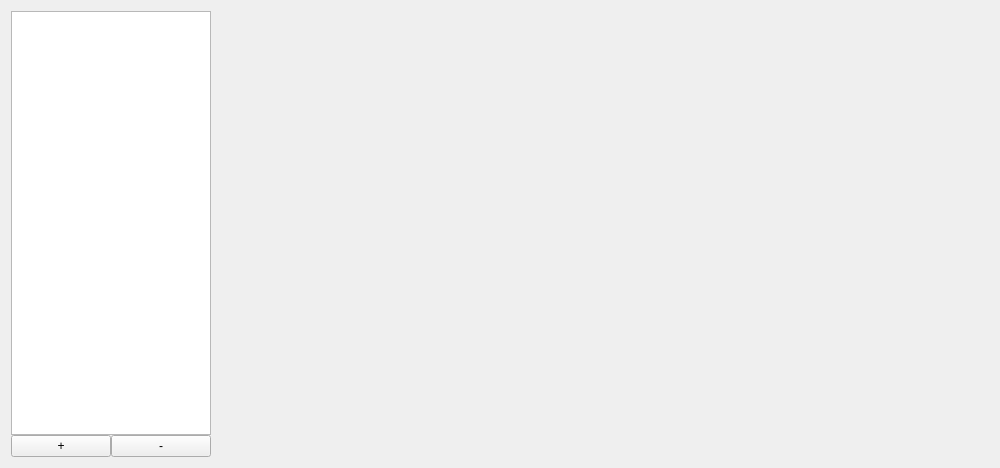
<?xml version="1.0" encoding="UTF-8"?>
<ui version="4.0">
 <class>MainWindow</class>
 <widget class="QMainWindow" name="MainWindow">
  <property name="geometry">
   <rect>
    <x>0</x>
    <y>0</y>
    <width>1000</width>
    <height>468</height>
   </rect>
  </property>
  <property name="windowTitle">
   <string>VagrantUI</string>
  </property>
  <property name="windowIcon">
   <iconset>
    <normaloff>icon.png</normaloff>icon.png</iconset>
  </property>
  <widget class="QWidget" name="centralWidget">
   <layout class="QHBoxLayout" name="horizontalLayout">
    <item>
     <widget class="QWidget" name="widget" native="true">
      <property name="maximumSize">
       <size>
        <width>200</width>
        <height>16777215</height>
       </size>
      </property>
      <layout class="QVBoxLayout" name="verticalLayout">
       <property name="spacing">
        <number>0</number>
       </property>
       <property name="leftMargin">
        <number>0</number>
       </property>
       <property name="topMargin">
        <number>0</number>
       </property>
       <property name="rightMargin">
        <number>0</number>
       </property>
       <property name="bottomMargin">
        <number>0</number>
       </property>
       <item>
        <widget class="QWidget" name="widget_3" native="true">
         <layout class="QHBoxLayout" name="horizontalLayout_5">
          <property name="spacing">
           <number>0</number>
          </property>
          <property name="leftMargin">
           <number>0</number>
          </property>
          <property name="topMargin">
           <number>0</number>
          </property>
          <property name="rightMargin">
           <number>0</number>
          </property>
          <property name="bottomMargin">
           <number>0</number>
          </property>
          <item>
           <widget class="QListWidget" name="boxList"/>
          </item>
         </layout>
        </widget>
       </item>
       <item>
        <widget class="QWidget" name="widget_4" native="true">
         <layout class="QHBoxLayout" name="horizontalLayout_4">
          <property name="spacing">
           <number>0</number>
          </property>
          <property name="leftMargin">
           <number>0</number>
          </property>
          <property name="topMargin">
           <number>0</number>
          </property>
          <property name="rightMargin">
           <number>0</number>
          </property>
          <property name="bottomMargin">
           <number>0</number>
          </property>
          <item>
           <widget class="QPushButton" name="addBox">
            <property name="text">
             <string>+</string>
            </property>
           </widget>
          </item>
          <item>
           <widget class="QPushButton" name="removeBox">
            <property name="text">
             <string>-</string>
            </property>
           </widget>
          </item>
         </layout>
        </widget>
       </item>
      </layout>
     </widget>
    </item>
    <item>
     <widget class="QWidget" name="widget_2" native="true">
      <layout class="QVBoxLayout" name="verticalLayout_2">
       <property name="spacing">
        <number>0</number>
       </property>
       <property name="leftMargin">
        <number>0</number>
       </property>
       <property name="topMargin">
        <number>0</number>
       </property>
       <property name="rightMargin">
        <number>0</number>
       </property>
       <property name="bottomMargin">
        <number>0</number>
       </property>
       <item>
        <widget class="QWidget" name="commandPanel" native="true">
         <property name="maximumSize">
          <size>
           <width>16777215</width>
           <height>100</height>
          </size>
         </property>
         <layout class="QHBoxLayout" name="horizontalLayout_2">
          <property name="spacing">
           <number>0</number>
          </property>
          <property name="leftMargin">
           <number>0</number>
          </property>
          <property name="topMargin">
           <number>0</number>
          </property>
          <property name="rightMargin">
           <number>0</number>
          </property>
          <property name="bottomMargin">
           <number>0</number>
          </property>
         </layout>
        </widget>
       </item>
       <item>
        <widget class="QWidget" name="shellContainer" native="true">
         <layout class="QHBoxLayout" name="horizontalLayout_3">
          <property name="spacing">
           <number>0</number>
          </property>
          <property name="leftMargin">
           <number>0</number>
          </property>
          <property name="topMargin">
           <number>0</number>
          </property>
          <property name="rightMargin">
           <number>0</number>
          </property>
          <property name="bottomMargin">
           <number>0</number>
          </property>
         </layout>
        </widget>
       </item>
      </layout>
     </widget>
    </item>
   </layout>
  </widget>
 </widget>
 <layoutdefault spacing="6" margin="11"/>
 <resources/>
 <connections/>
</ui>
